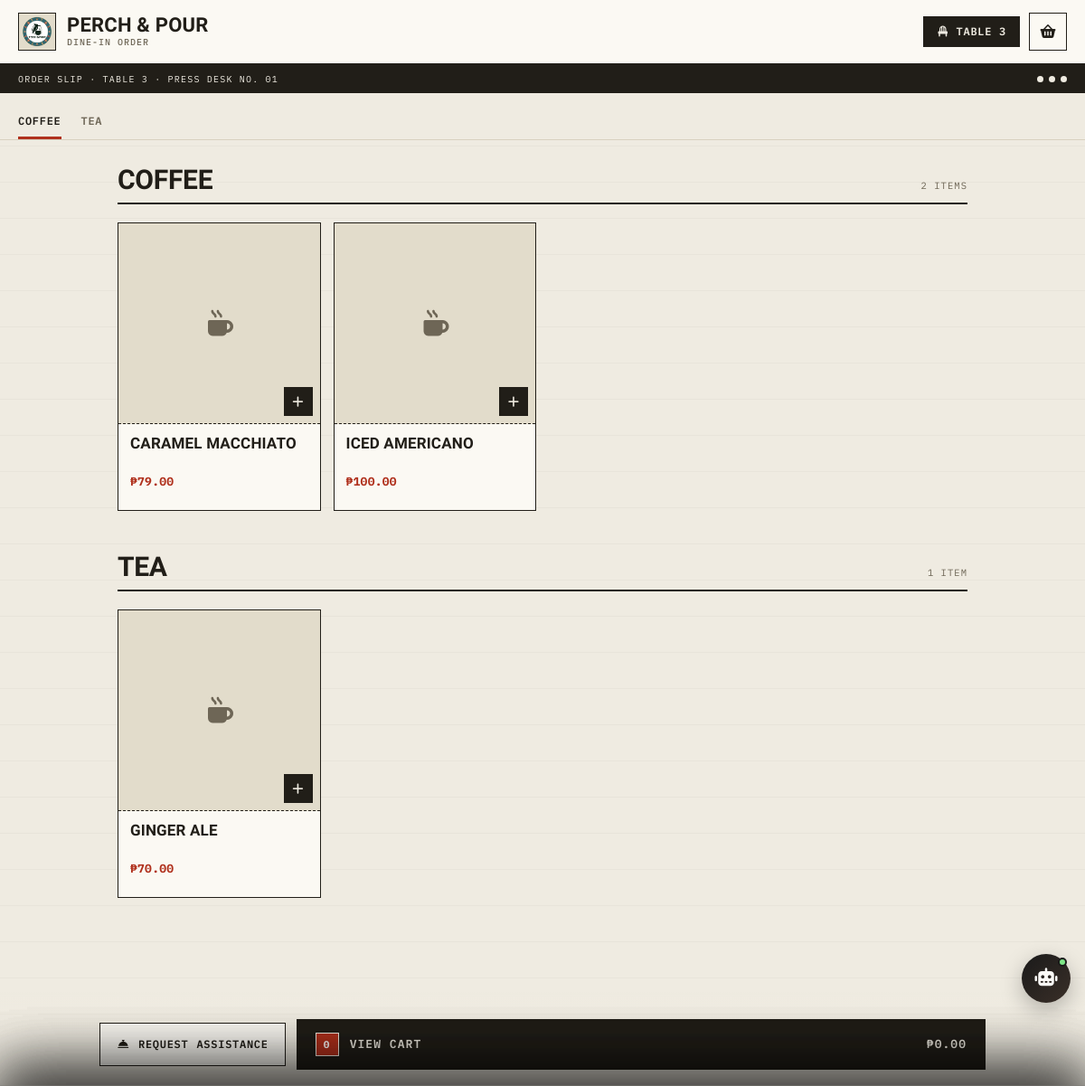
The app's page /index.php?table=TABLE-3BE8370D0EBA with its own data.
### tables this page shows
CREATE TABLE `tables` (
  `table_id` int(11) NOT NULL,
  `table_number` varchar(20) NOT NULL,
  `qr_code` varchar(64) NOT NULL,
  `created_at` timestamp NOT NULL DEFAULT current_timestamp()
);

CREATE TABLE `menu_items` (
  `item_id` int(11) NOT NULL,
  `item_name` varchar(100) NOT NULL,
  `category` enum('Coffee','Tea','Soda','Fruit Juice','Milk') NOT NULL,
  `price` decimal(8,2) NOT NULL,
  `image` varchar(255) DEFAULT NULL,
  `is_available` tinyint(1) NOT NULL DEFAULT 1,
  `has_size` tinyint(1) NOT NULL DEFAULT 0,
  `has_sweetness` tinyint(1) NOT NULL DEFAULT 0,
  `has_milk_type` tinyint(1) NOT NULL DEFAULT 0,
  `has_addons` tinyint(1) NOT NULL DEFAULT 0,
  `created_at` timestamp NOT NULL DEFAULT current_timestamp(),
  `updated_at` timestamp NOT NULL DEFAULT current_timestamp() ON UPDATE current_timestamp()
);

### index.php (the view, shortened to what this page needs)
<?php
include 'config/db_connect.php';
$tableToken = trim($_GET['table'] ?? '');
$tableInfo  = null;
$menuByCategory = [];
if ($tableToken !== '') {
    $stmt = mysqli_prepare($conn, "SELECT * FROM tables WHERE qr_code = ?");
    mysqli_stmt_bind_param($stmt, "s", $tableToken);
    mysqli_stmt_execute($stmt);
    $res = mysqli_stmt_get_result($stmt);
    $tableInfo = mysqli_fetch_assoc($res);
}
if ($tableInfo) {
    $res = mysqli_query($conn, "SELECT * FROM menu_items WHERE is_available = 1 ORDER BY category ASC, item_name ASC");
    while ($row = mysqli_fetch_assoc($res)) {
        $menuByCategory[$row['category']][] = $row;
    }
}
function resolveProductImage($raw) {
    $raw = ltrim(str_replace('\\', '/', $raw), '/');
    $candidates = [];
    $filename = basename($raw);
    $candidates[] = 'uploads/menu/' . $filename;
    $candidates[] = 'uploads/cleaning/' . $filename;
    $candidates[] = 'uploads/' . $filename;
    return null;
}
?>
<!DOCTYPE html>
<html lang="en">
<head>
<link rel="stylesheet" href="vendor/bootstrap-5.3.8/css/bootstrap.min.css">
<link rel="stylesheet" href="vendor/fontawesome-free-7.3.1/css/all.min.css">
</head>
<body<?= ($tableInfo && !empty($menuByCategory)) ? ' class="has-floating-bar"' : '' ?>>
<?php if ($tableInfo): ?>
    <div class="cust-topbar">
        <div class="cust-brand">
            <div class="mark">
                <img src="img/logo.png" alt="Perch & Pour logo" onerror="this.style.display='none'; this.parentNode.innerHTML='<i class=&quot;fa-solid fa-mug-hot&quot;></i>';">
            </div>
            <div class="name">Perch &amp; Pour<small>Dine-in Order</small></div>
        </div>
        <div class="topbar-right">
            <div class="table-chip"><i class="fa-solid fa-chair"></i> Table <?= htmlspecialchars($tableInfo['table_number']) ?></div>
            <button type="button" class="cart-icon-btn" id="openCartBtn">
                <i class="fa-solid fa-basket-shopping"></i>
            </button>
        </div>
    </div>
    <?php if (empty($menuByCategory)): ?>
        <div class="masthead-band">
            <span>Order Slip &middot; Awaiting Menu</span>
            <div class="dots"><span></span><span></span><span></span></div>
        </div>
        <div class="error-state">
            <i class="fa-solid fa-mug-hot"></i>
            <h2>Menu Not Ready</h2>
            <p>Our menu is not available at the moment. Please call a staff member for assistance.</p>
        </div>
    <?php else: ?>
        <?php $categories = array_keys($menuByCategory); ?>
        <div class="masthead-band">
            <span>Order Slip &middot; Table <?= htmlspecialchars($tableInfo['table_number']) ?> &middot; Press Desk No. 01</span>
            <div class="dots"><span></span><span></span><span></span></div>
        </div>
        <nav class="cat-nav" id="catNav">
            <?php foreach ($categories as $i => $cat): ?>
                <a href="#cat-<?= $i ?>" class="<?= $i === 0 ? 'active' : '' ?>" onclick="setActive(this)">
                    <?= htmlspecialchars($cat) ?>
                </a>
            <?php endforeach; ?>
        </nav>
        <div class="menu-section">
            <?php foreach ($categories as $i => $cat): ?>
                <div class="cat-block" id="cat-<?= $i ?>">
                    <div class="section-head">
                        <h2><?= htmlspecialchars($cat) ?></h2>
                        <span class="meta"><?= count($menuByCategory[$cat]) ?> item<?= count($menuByCategory[$cat]) === 1 ? '' : 's' ?></span>
                    </div>
                    <div class="menu-grid">
                        <?php foreach ($menuByCategory[$cat] as $item): ?>
                            <?php $imgPath = resolveProductImage($item['image'] ?? null); ?>
                            <div class="menu-card" data-item-id="<?= (int) $item['id'] ?>" onclick="openCustomize(<?= (int) $item['id'] ?>)">
                                <div class="thumb">
                                    <?php if ($imgPath): ?>
                                        <img src="<?= htmlspecialchars($imgPath) ?>" alt="<?= htmlspecialchars($item['item_name']) ?>" loading="lazy">
                                    <?php else: ?>
                                        <i class="fa-solid fa-mug-hot"></i>
                                    <?php endif; ?>
                                    <div class="add-fab"><i class="fa-solid fa-plus"></i></div>
                                </div>
                                <div class="info">
                                    <div class="name"><?= htmlspecialchars($item['item_name']) ?></div>
                                    <div class="price">₱<?= number_format($item['price'], 2) ?></div>
                                </div>
                            </div>
                        <?php endforeach; ?>
                    </div>
                </div>
            <?php endforeach; ?>
        </div>
        <div class="floating-bar">
            <div class="floating-bar-inner">
                <button type="button" class="assist-btn" id="openServiceBtn">
                    <i class="fa-solid fa-bell-concierge"></i>
                    <span class="d-none d-sm-inline">Request</span> Assistance
                </button>
                <button type="button" class="cart-bar-btn" id="openCartBtn2">
                    <span class="left">
                        <span class="count-pill" id="cartBarCount">0</span>
                        View Cart
                    </span>
                    <span id="cartBarTotal">₱0.00</span>
                </button>
            </div>
        </div>
    <?php endif; ?>
<?php endif; ?>
<?php include __DIR__ . '/include/chatbot.php'; ?>
</body>
</html>

### records on screen
tables: table_number "3"
menu_items: item_name "CARAMEL MACCHIATO", price "79.00"
menu_items: item_name "ICED AMERICANO", price "100.00"
menu_items: item_name "GINGER ALE", price "70.00"

### other values on screen
$cat "COFFEE"
$cat "TEA"
count($menuByCategory[$cat]) "2"
count($menuByCategory[$cat]) "1"
